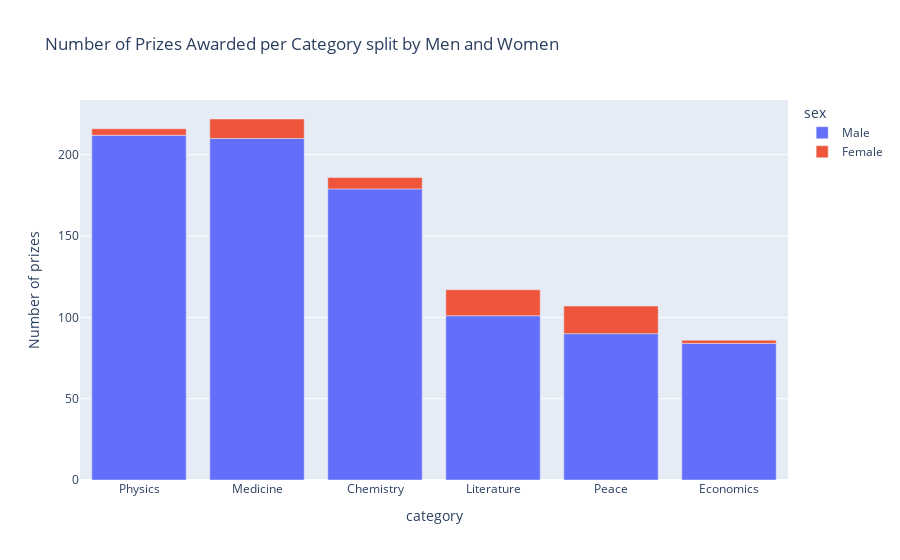

Notebook code cell kept with this figure:
### Markdown cell above
# Male and Female Winners by Category

**Challenge**: Create a [plotly bar chart](https://plotly.com/python/bar-charts/) that shows the split between men and women by category. 
* Hover over the bar chart. How many prizes went to women in Literature compared to Physics?

<img src=https://i.imgur.com/od8TfOp.png width=650>

### Code cell
cat_gen_prize = (
    df_data.groupby(by=["sex", "category"], as_index=False)["year"]
    .count()
    .sort_values(by="year", ascending=False)
)
fig = px.bar(
    cat_gen_prize,
    x="category",
    y="year",
    color="sex",
    labels={"year": "Number of prizes", "category": "category"},
    title="Number of Prizes Awarded per Category split by Men and Women",
)
# fig.update_layout(xaxis=dict(categoryorder="total descending"))
fig.show()

### Figure 1 — Plotly figure (JSON) as saved in the notebook; plotly's stock layout.template omitted (floating-point values rounded to 4 significant figures)
{"data": [{"alignmentgroup": "True", "hovertemplate": "sex=Male<br>category=%{x}<br>Number of prizes=%{y}<extra></extra>", "legendgroup": "Male", "marker": {"color": "#636efa", "pattern": {"shape": ""}}, "name": "Male", "offsetgroup": "Male", "orientation": "v", "showlegend": true, "textposition": "auto", "type": "bar", "x": ["Physics", "Medicine", "Chemistry", "Literature", "Peace", "Economics"], "xaxis": "x", "y": [212, 210, 179, 101, 90, 84], "yaxis": "y"}, {"alignmentgroup": "True", "hovertemplate": "sex=Female<br>category=%{x}<br>Number of prizes=%{y}<extra></extra>", "legendgroup": "Female", "marker": {"color": "#EF553B", "pattern": {"shape": ""}}, "name": "Female", "offsetgroup": "Female", "orientation": "v", "showlegend": true, "textposition": "auto", "type": "bar", "x": ["Peace", "Literature", "Medicine", "Chemistry", "Physics", "Economics"], "xaxis": "x", "y": [17, 16, 12, 7, 4, 2], "yaxis": "y"}], "layout": {"barmode": "relative", "legend": {"title": {"text": "sex"}, "tracegroupgap": 0}, "title": {"text": "Number of Prizes Awarded per Category split by Men and Women"}, "xaxis": {"anchor": "y", "domain": [0, 1], "title": {"text": "category"}}, "yaxis": {"anchor": "x", "domain": [0, 1], "title": {"text": "Number of prizes"}}}}
